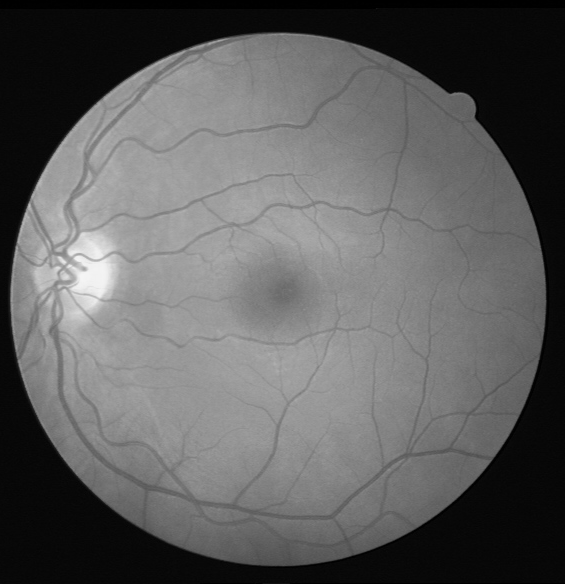
#> input picture PIM - Processamento de Imagens/Listas de Exercícios/Tarefa 2/Source/imagens/11_test.png, 565 x 584 px
$ python agucamento_laplaciano.py
#> lines starting #> are read from the running program, lines starting #| are printed output that depends on the picture
import numpy as np
from PIL import Image

def laplaciano(imagem_array, kernel):
    imagem_resultante = np.zeros_like(imagem_array)
    for i in range(1, imagem_array.shape[0] - 1):
        for j in range(1, imagem_array.shape[1] - 1):
            vizinhos = imagem_array[i-1:i+2, j-1:j+2]
            valor = np.sum(vizinhos * kernel)
            imagem_resultante[i, j] = valor
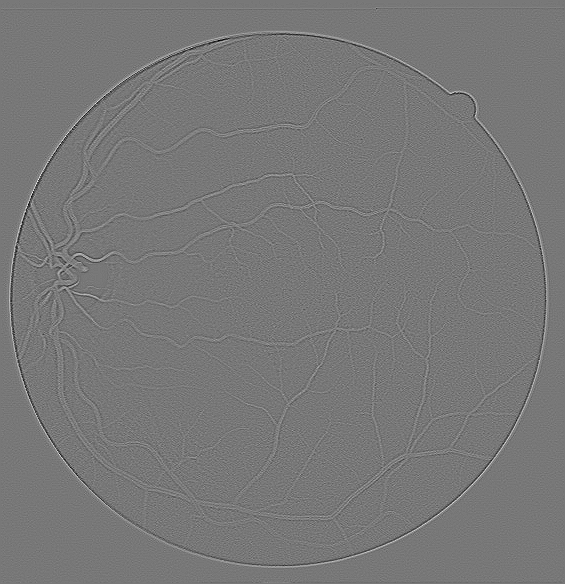
#> imagem_resultante: shape (584, 565) float32; min -99, max 111, mean 0; drawn with min black and max white
    return imagem_resultante

def agucamento_laplaciano_a(imagem):
    # Converte a imagem para uma matriz
    imagem_array = np.array(imagem, dtype=np.float32)

    # Kernel_a do operador Laplaciano
    kernel = np.array([[0, 1, 0],
                       [1, -4, 1],
                       [0, 1, 0]])

    # Aplicar o operador Laplaciano
    imagem_resultante = laplaciano(imagem_array,kernel)

    # Adicionar a imagem original à imagem resultante para obter o efeito de aguçamento
    imagem_agucada = np.clip(imagem_array + imagem_resultante, 0, 255).astype(np.uint8)

    # Converter a matriz NumPy de volta para imagem PIL
    imagem_agucada = Image.fromarray(imagem_agucada)

    return imagem_agucada

def agucamento_laplaciano_b(imagem):
    # Converte a imagem para uma matriz
    imagem_array = np.array(imagem, dtype=np.float32)

    # Kernel_b do operador Laplaciano
    kernel = np.array([[1, 1, 1],
                       [1, -8, 1],
                       [1, 1, 1]])

    # Aplicar o operador Laplaciano
    imagem_resultante = laplaciano(imagem_array,kernel)

    # Adicionar a imagem original à imagem resultante para obter o efeito de aguçamento
    imagem_agucada = np.clip(imagem_array + imagem_resultante, 0, 255).astype(np.uint8)
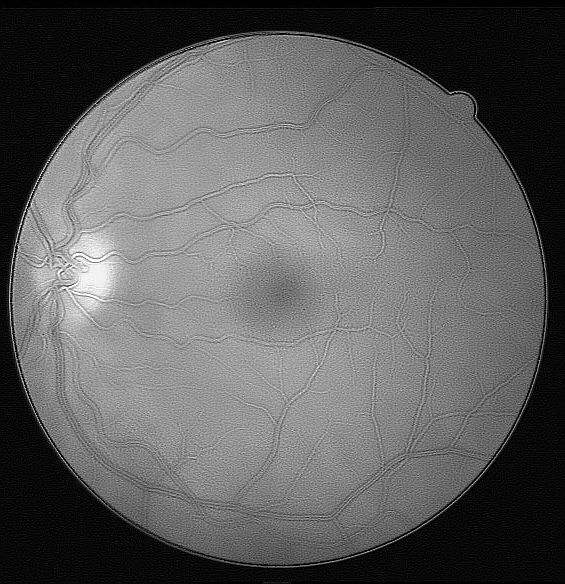
#> imagem_agucada: shape (584, 565); min 0, max 255, mean 94.7

    # Converter a matriz NumPy de volta para imagem PIL
    imagem_agucada = Image.fromarray(imagem_agucada)

    return imagem_agucada

# Exemplo
imagem_original = Image.open('imagens/11_test.png').convert('L')

imagem_agucada_a = agucamento_laplaciano_a(imagem_original)
imagem_agucada_b = agucamento_laplaciano_b(imagem_original)

# Mostra as imagens com filtro
imagem_agucada_a.show()
imagem_agucada_b.show()
